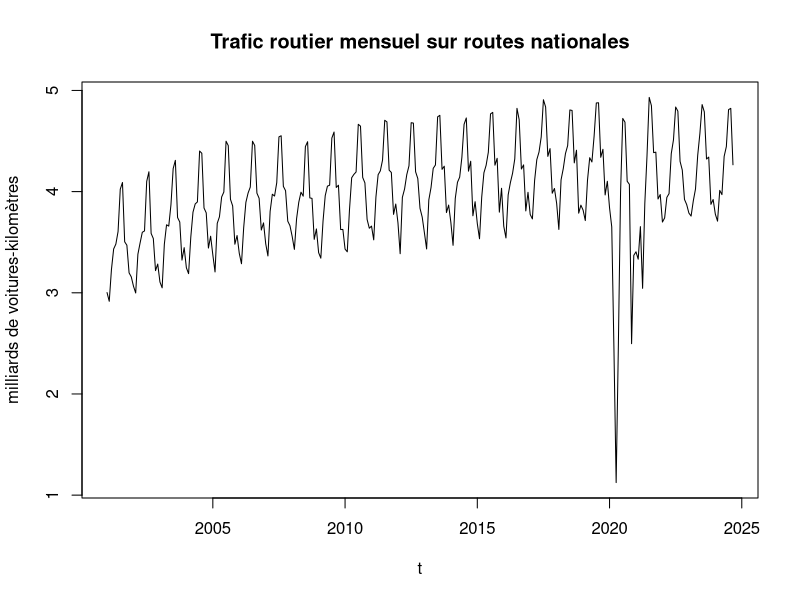
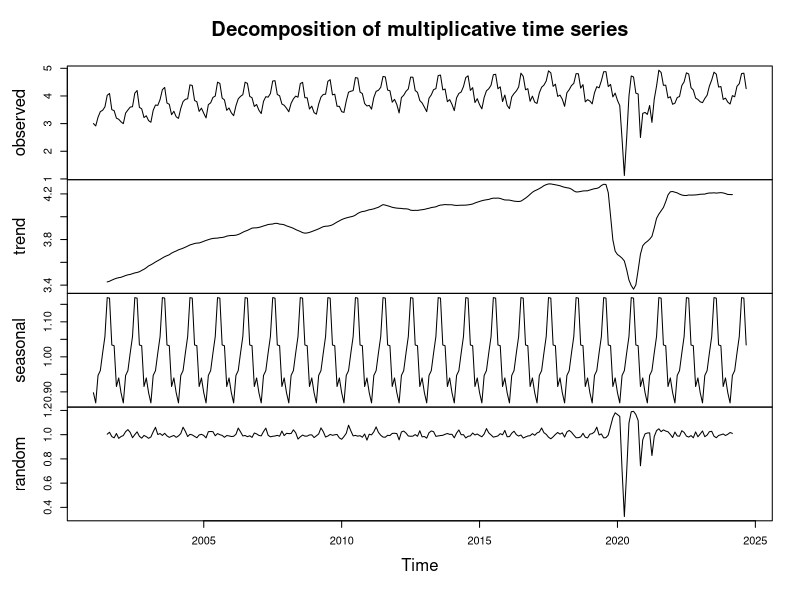
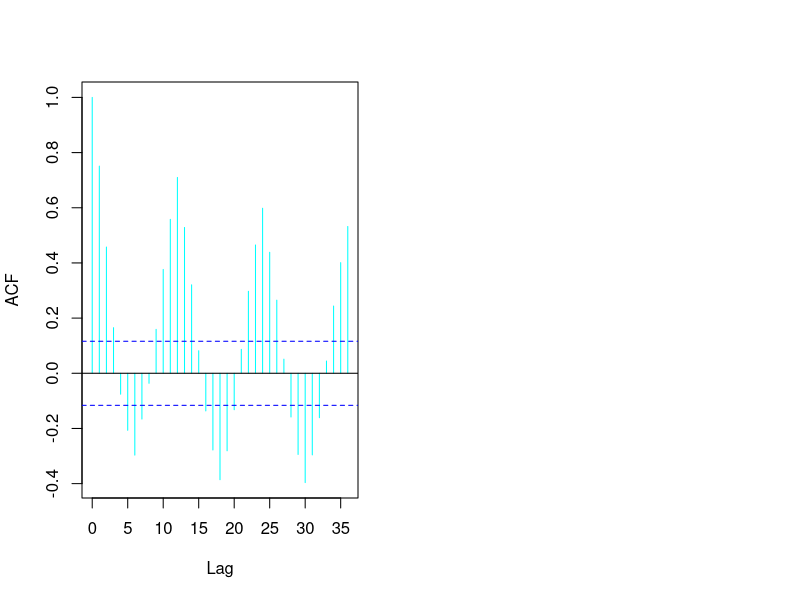

These figures' R source, in order: (Note: this script raises an error after producing the figures.)
library(readxl)
Excel_trafic_routier <- read_excel("data/raw/Excel - trafic routier.xlsx", col_names = TRUE, col_types = NULL) 

View(Excel_trafic_routier)

# Création de la série temporelle
trafic_routier <- ts(Excel_trafic_routier[,2], start=c(2001,01),end=c(2024,09),frequency=12)

# Graphique chronologique de la série
plot(trafic_routier,main="Trafic routier mensuel sur routes nationales",xlab="t",ylab="milliards de voitures-kilomètres")

# Décomposition de la série temporelle pour isoler sa tendance, saisonnalité et aléatoire
decomp.x=decompose(trafic_routier,type="multiplicative")
decomp.x$figure
plot(decomp.x)

# Corrélogrammes
layout(matrix(1:2,1,2))
acf(c(trafic_routier),lag.max= 36, type = c("correlation"),plot = TRUE, col="cyan", main=element_blank())
acf(c(trafic_routier),lag.max= 36, type = c("partial"),plot = TRUE, col="red",main=element_blank())


# Transformation de la série pour obtenir ses variations
trafic_routier_diff1=diff(trafic_routier,lag=1,differences=1)

# Transformation pour supprimmer les variations saisonnières de la série
trafic_routier_diff1_12=diff(trafic_routier_diff1,lag=12,differences=1)

# ACF et PACF de toutes les séries
layout(matrix(1:6,3,2))
acf(c(trafic_routier),lag.max= 36, type = c("correlation"),plot = TRUE, col="cyan")
acf(c(trafic_routier_diff1),lag.max= 36, type = c("correlation"),plot = TRUE, col="cyan")
acf(c(trafic_routier_diff1_12),lag.max= 36, type = c("correlation"),plot = TRUE, col="cyan")
acf(c(trafic_routier),lag.max= 36, type = c("partial"),plot = TRUE, col="red", main=element_blank())
acf(c(trafic_routier_diff1),lag.max= 36, type = c("partial"),plot = TRUE, col="red", main=element_blank())
acf(c(trafic_routier_diff1_12),lag.max= 36, type = c("partial"),plot = TRUE, col="red", main=element_blank())